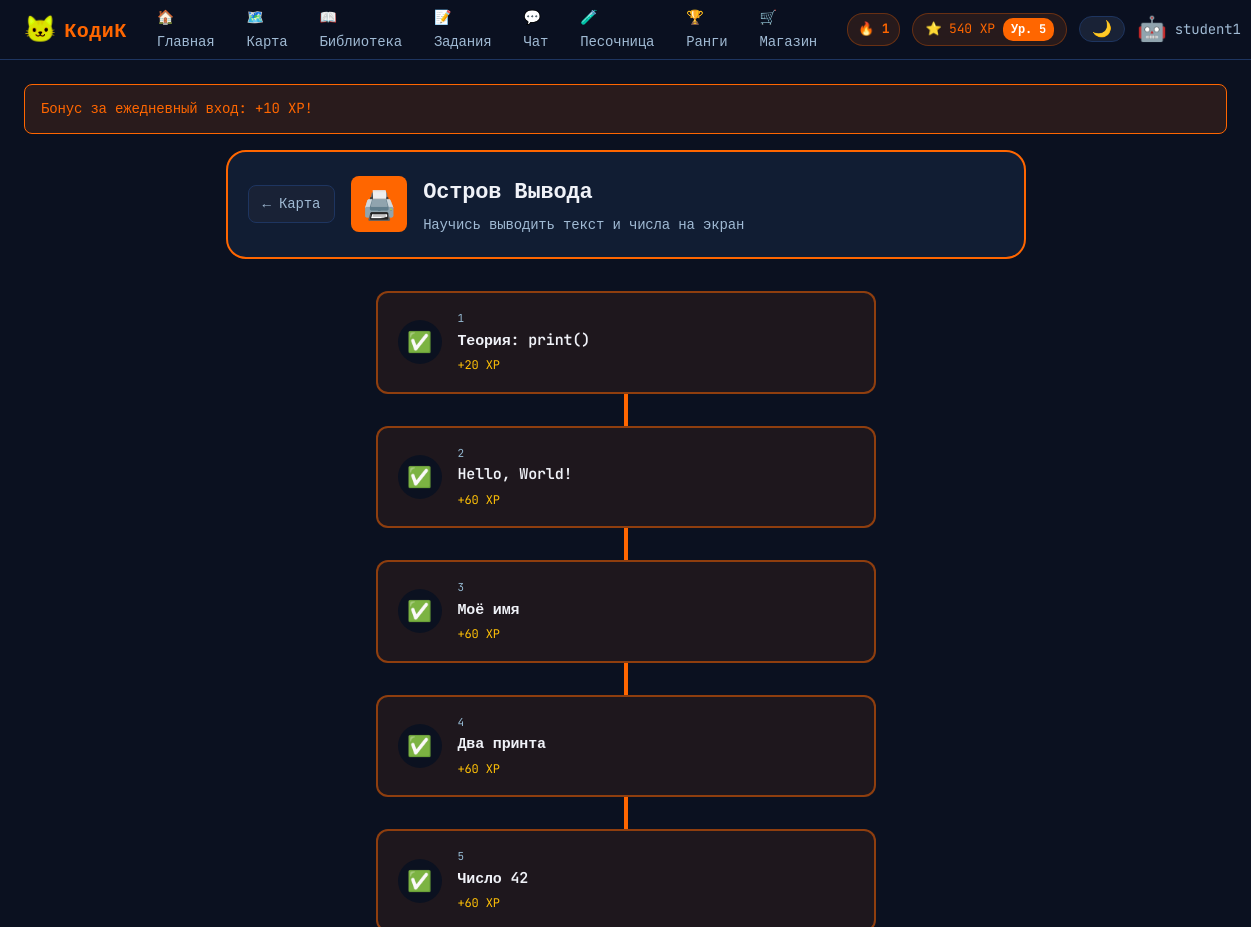
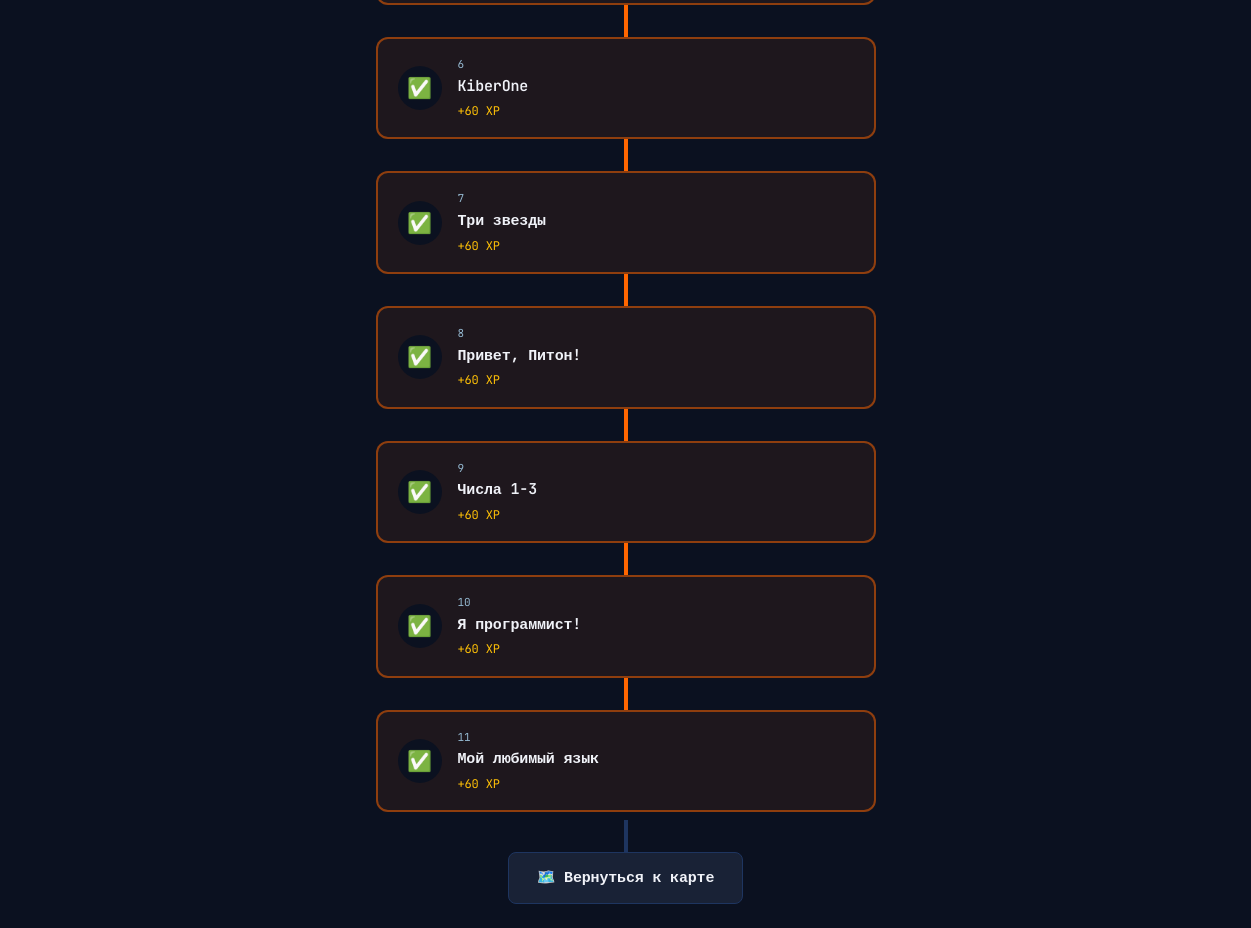
The page /student/module/1 (signed in) on the database its author committed (2 pictures, top to bottom).
### models.py (models this page shows, shortened)
class User(UserMixin, db.Model):
    id = db.Column(db.Integer, primary_key=True)
    username = db.Column(db.String(80), unique=True, nullable=False)
    email = db.Column(db.String(120), unique=True, nullable=False)
    password_hash = db.Column(db.String(255), nullable=False)
    role = db.Column(db.String(20), nullable=False)  # admin, teacher, student, parent
    xp = db.Column(db.Integer, default=0)
    total_xp = db.Column(db.Integer, default=0)
    level = db.Column(db.Integer, default=1)
    avatar_emoji = db.Column(db.String(10), default='🐱')
    difficulty = db.Column(db.String(10), default='easy')
    created_at = db.Column(db.DateTime, default=datetime.utcnow)
    parent_id = db.Column(db.Integer, db.ForeignKey('user.id'), nullable=True)
    streak = db.Column(db.Integer, default=0)
    last_activity_date = db.Column(db.Date, nullable=True)
    last_login_bonus_date = db.Column(db.Date, nullable=True)
    sent_messages = db.relationship('Message', foreign_keys='Message.sender_id', backref='sender', lazy=True)
    received_messages = db.relationship('Message', foreign_keys='Message.receiver_id', backref='receiver', lazy=True)
    user_progress = db.relationship('UserProgress', backref='user', lazy=True)
    user_achievements = db.relationship('UserAchievement', backref='user', lazy=True)
    user_avatars = db.relationship('UserAvatar', backref='user', lazy=True)
    submissions = db.relationship('Submission', foreign_keys='Submission.student_id', backref='student', lazy=True)

class Module(db.Model):
    id = db.Column(db.Integer, primary_key=True)
    title = db.Column(db.String(100), nullable=False)
    description = db.Column(db.Text)
    order = db.Column(db.Integer, default=0)
    icon = db.Column(db.String(10), default='🏴‍☠️')
    color = db.Column(db.String(20), default='#4ecdc4')
    map_x = db.Column(db.Integer, default=0)
    map_y = db.Column(db.Integer, default=0)
    is_bonus = db.Column(db.Boolean, default=False)
    levels = db.relationship('Level', backref='module', lazy=True, order_by='Level.order')

class Level(db.Model):
    id = db.Column(db.Integer, primary_key=True)
    module_id = db.Column(db.Integer, db.ForeignKey('module.id'), nullable=False)
    title = db.Column(db.String(100), nullable=False)
    type = db.Column(db.String(20), default='blocks')  # theory, blocks
    order = db.Column(db.Integer, default=0)
    xp_reward = db.Column(db.Integer, default=50)
    theory_content = db.Column(db.Text)
    task_description = db.Column(db.Text)
    expected_output = db.Column(db.String(500))
    blocks_config = db.Column(db.Text)
    hint = db.Column(db.Text)
    progress = db.relationship('UserProgress', backref='level', lazy=True)

### app.py (the view)
@app.route('/student/module/<int:module_id>')
@login_required
@role_required('student')
def student_module(module_id):
    module = Module.query.get_or_404(module_id)
    levels = Level.query.filter_by(module_id=module_id).order_by(Level.order).all()
    progress = {
        p.level_id: p.status
        for p in UserProgress.query.filter_by(user_id=current_user.id).all()
    }
    for i, lv in enumerate(levels):
        if i == 0:
            lv.unlocked = True
        else:
            lv.unlocked = progress.get(levels[i - 1].id) == 'completed'
        lv.status = progress.get(lv.id, 'not_started')
    return render_template('student/module.html', module=module, levels=levels)

### app.py (called while the page is built)
def now_msk():
    return datetime.now(_MSK_OFFSET).replace(tzinfo=None)

@app.before_request
def check_daily_login_bonus():
    if not current_user.is_authenticated or current_user.role != 'student':
        return
    if request.path.startswith('/api/'):
        return
    bonus = _grant_daily_login_bonus(current_user)
    if bonus:
        flash(f'Бонус за ежедневный вход: +{bonus} XP!', 'success')

def _compute_rank(total_xp, max_xp):
    icon, label = '🥚', 'Новобранец'
    for pct, t_icon, t_label in RANK_TIERS:
        if total_xp >= round(pct * max_xp):
            icon, label = t_icon, t_label
    return icon, label

@login_manager.user_loader
def load_user(user_id):
    return User.query.get(int(user_id))

def role_required(*roles):
    def decorator(f):
        @wraps(f)
        def decorated(*args, **kwargs):
            if not current_user.is_authenticated or current_user.role not in roles:
                flash('Доступ запрещён', 'danger')
                return redirect(url_for('dashboard'))
            return f(*args, **kwargs)
        return decorated
    return decorator

def _get_student_assignments():
    from sqlalchemy import or_, and_
    memberships = GroupMember.query.filter_by(user_id=current_user.id).all()
    group_ids = [m.group_id for m in memberships]
    if not group_ids:
        return []
    teacher_ids = [g.teacher_id for g in Group.query.filter(Group.id.in_(group_ids)).all() if g.teacher_id]
    return Assignment.query.filter(
        or_(
            Assignment.group_id.in_(group_ids),
            and_(Assignment.group_id.is_(None), Assignment.teacher_id.in_(teacher_ids))
        )
    ).order_by(Assignment.created_at.desc()).limit(5).all()

def _grant_daily_login_bonus(user):
    today = now_msk().date()
    if user.last_login_bonus_date == today:
        return 0
    user.xp += DAILY_LOGIN_BONUS_XP
    user.total_xp += DAILY_LOGIN_BONUS_XP
    user.last_login_bonus_date = today
    db.session.commit()
    return DAILY_LOGIN_BONUS_XP

### templates/student/module.html (shortened to what this page needs)
{% extends 'base.html' %}
{% block content %}
<div class="page-module">
  <div class="module-header" style="border-color: {{ module.color }}">
    <a href="{{ url_for('student_levelmap') }}" class="back-btn">← Карта</a>
    <div class="module-header-icon" style="background: {{ module.color }}">{{ module.icon }}</div>
    <div class="module-header-text">
      <h1>{{ module.title }}</h1>
      <p>{{ module.description }}</p>
    </div>
  </div>
  <div class="levels-path">
    {% for lv in levels %}
    <div class="level-node-wrap">
      {% if not loop.first %}
      <div class="level-connector {{ 'done' if levels[loop.index0 - 1].status == 'completed' else '' }}"></div>
      {% endif %}
      <div class="level-node {{ lv.status }} {{ 'unlocked' if lv.unlocked else 'locked' }}"
           {% if lv.unlocked %}onclick="window.location='{{ url_for('student_level', level_id=lv.id) }}'"{% endif %}>
        <div class="level-node-inner">
          {% if lv.status == 'completed' %}
            <span class="level-node-icon">✅</span>
          {% elif not lv.unlocked %}
            <span class="level-node-icon">🔒</span>
          {% elif lv.type == 'theory' %}
            <span class="level-node-icon">📖</span>
          {% elif lv.type == 'hard' %}
            <span class="level-node-icon">⌨️</span>
          {% else %}
            <span class="level-node-icon">🧩</span>
          {% endif %}
        </div>
        <div class="level-node-info">
          <div class="level-node-num">{{ loop.index }}</div>
          <div class="level-node-title">{{ lv.title }}</div>
          <div class="level-node-xp">+{{ lv.xp_reward }} XP</div>
        </div>
      </div>
    </div>
    {% endfor %}
    <div class="level-node-wrap" style="margin-top: 8px;">
      <div class="level-connector"></div>
      <a href="{{ url_for('student_levelmap') }}" class="btn btn-secondary" style="padding: 12px 28px; font-size: 15px;">
        🗺️ Вернуться к карте
      </a>
    </div>
  </div>
</div>
{% endblock %}

### templates/base.html (shortened to what this page needs)
<!DOCTYPE html>
<html lang="ru">
<head>
  <link rel="stylesheet" href="{{ url_for('static', filename='css/main.css') }}">
</head>
<body class="role-{{ current_user.role if current_user.is_authenticated else 'guest' }}" id="mainBody">
{% if current_user.is_authenticated %}
<nav class="navbar">
  <a class="nav-brand" href="{{ url_for('student_dashboard') if current_user.role == 'student' else url_for('teacher_dashboard') if current_user.role == 'teacher' else url_for('admin_dashboard') }}" style="text-decoration:none;">
    <span class="brand-icon">🐱</span>
    <span class="brand-name">КодиК</span>
  </a>
  <div class="nav-links">
    {% if current_user.role == 'student' %}
      <a href="{{ url_for('student_dashboard') }}" class="nav-link {% if request.endpoint == 'student_dashboard' %}active{% endif %}">🏠 Главная</a>
      <a href="{{ url_for('student_levelmap') }}" class="nav-link {% if request.endpoint == 'student_levelmap' %}active{% endif %}">🗺️ Карта</a>
      <a href="{{ url_for('student_library') }}" class="nav-link {% if request.endpoint == 'student_library' %}active{% endif %}">📖 Библиотека</a>
      <a href="{{ url_for('student_assignments') }}" class="nav-link {% if request.endpoint == 'student_assignments' %}active{% endif %}">
        📝 Задания{% if nav_pending_assignments > 0 %}<span class="nav-badge">{{ nav_pending_assignments }}</span>{% endif %}
      </a>
      <a href="{{ url_for('student_chat') }}" class="nav-link {% if request.endpoint == 'student_chat' %}active{% endif %}">
        💬 Чат{% if nav_unread_msgs > 0 %}<span class="nav-badge">{{ nav_unread_msgs }}</span>{% endif %}
      </a>
      <a href="{{ url_for('student_sandbox') }}" class="nav-link {% if request.endpoint == 'student_sandbox' %}active{% endif %}">🧪 Песочница</a>
      <a href="{{ url_for('student_battlepass') }}" class="nav-link {% if request.endpoint == 'student_battlepass' %}active{% endif %}">🏆 Ранги</a>
      <a href="{{ url_for('student_shop') }}" class="nav-link {% if request.endpoint == 'student_shop' %}active{% endif %}">🛒 Магазин</a>
    {% endif %}
  </div>
  <div class="nav-user">
    {% if current_user.role == 'student' %}
    {% if current_user.streak > 0 %}
    <div class="streak-badge">🔥 {{ current_user.streak }}</div>
    {% endif %}
    <div class="xp-pill">
      <span>⭐ {{ current_user.xp }} XP</span>
      <span class="lv-badge">Ур. {{ current_user.level }}</span>
    </div>
    {% endif %}
    <button class="theme-toggle" onclick="toggleTheme()" title="Сменить тему" id="themeBtn">🌙</button>
    <div class="user-menu">
      <span class="user-avatar">{{ current_user.avatar_emoji }}</span>
      <span class="user-name">{{ current_user.username }}</span>
    </div>
  </div>
</nav>
{% endif %}
<main class="main-content">
  {% with messages = get_flashed_messages(with_categories=true) %}
    {% if messages %}
      <div class="flash-container">
        {% for cat, msg in messages %}
          <div class="flash flash-{{ cat }}">{{ msg }}</div>
        {% endfor %}
      </div>
    {% endif %}
  {% endwith %}
  {% block content %}{% endblock %}
</main>
</body>
</html>

### rows shown on the page
User: streak "1", xp "540", level "5", avatar_emoji "🤖", username "student1"
Module: icon "🖨️", title "Остров Вывода", description "Научись выводить текст и числа на экран"
Level: title "Теория: print()", xp_reward "20"
Level: title "Hello, World!", xp_reward "60"
Level: title "Моё имя", xp_reward "60"
Level: title "Два принта", xp_reward "60"
Level: title "Число 42", xp_reward "60"
Level: title "KiberOne", xp_reward "60"
Level: title "Три звезды", xp_reward "60"
Level: title "Привет, Питон!", xp_reward "60"
Level: title "Числа 1-3", xp_reward "60"
Level: title "Я программист!", xp_reward "60"
Level: title "Мой любимый язык", xp_reward "60"

### other values the page prints
{{ msg }} "Бонус за ежедневный вход: +10 XP!"
